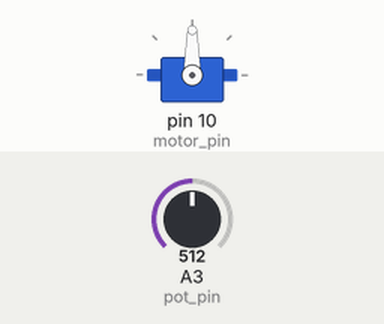
Simulated run of this sketch. Board: Arduino Uno, built with avr-gcc and run on an emulated ATmega328P. Shown: servo. The test bench sets the inputs (shaded band); at power-on: A3 (pot_pin) = 512.

Above: at 1.2 s.
1.3 s: A3 (pot_pin) set to 716
At 1.7 s:
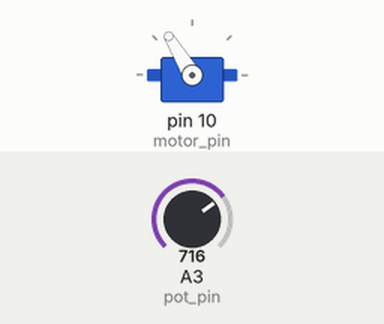
2.8 s: A3 (pot_pin) set to 900
At 3.1 s:
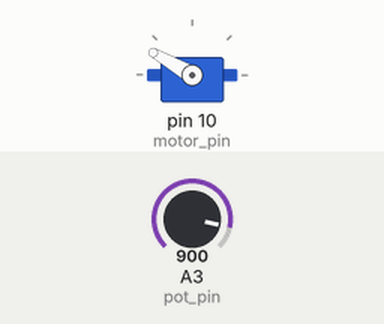
4.3 s: A3 (pot_pin) set to 1023
At 5.5 s:
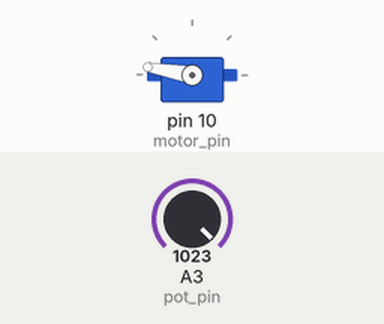
5.8 s: A3 (pot_pin) set to 306
At 7.0 s:
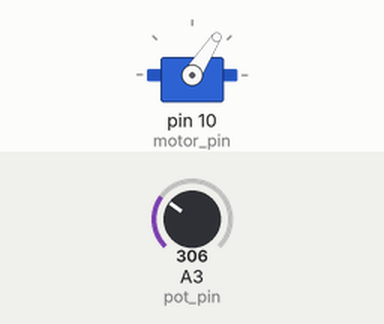
7.3 s: A3 (pot_pin) set to 122
At 8.5 s:
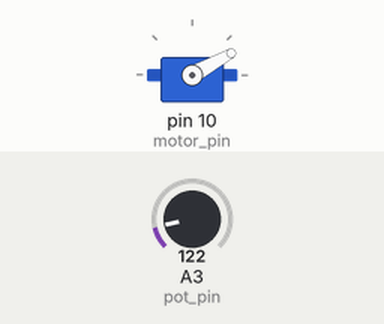
Timing chart, 0 to 9.8 s (numbered marks = the images above; inputs shaded):
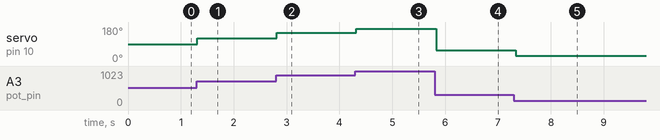

Measured:
- after the input at 1.3 s, servo on pin 10 (motor_pin): 90° → 121° at once
- after the input at 2.8 s, servo on pin 10 (motor_pin): 121° → 150° at once
- after the input at 4.3 s, servo on pin 10 (motor_pin): 150° → 170° at once
- after the input at 5.8 s, servo on pin 10 (motor_pin): 170° → 57° at once
- after the input at 7.3 s, servo on pin 10 (motor_pin): 57° → 29° at once

The sketch:

02_Wizard_of_Oz.ino
```cpp
#include <Servo.h>

// Create Servo object
Servo motor;

// Create variables for pins
const int motor_pin = 10;
const int pot_pin = A3;

void setup() {

	Serial.begin(9600);

	// Attach the servo motor to the pin
	motor.attach(motor_pin);
}

void loop() {

	// Convert the analog position of potentiometer to a motor position
	int pot_position = analogRead(pot_pin);
	int motor_position = map(pot_position,0, 1023, 10, 170);

	// Uncomment these lines if you want to see how the mapping works
	// Serial.print(pot_position);
	// Serial.print(" -> ");
	// Serial.println(motor_position);

	// Move the motor!
	motor.write(motor_position);
	delay(50);

}
```
